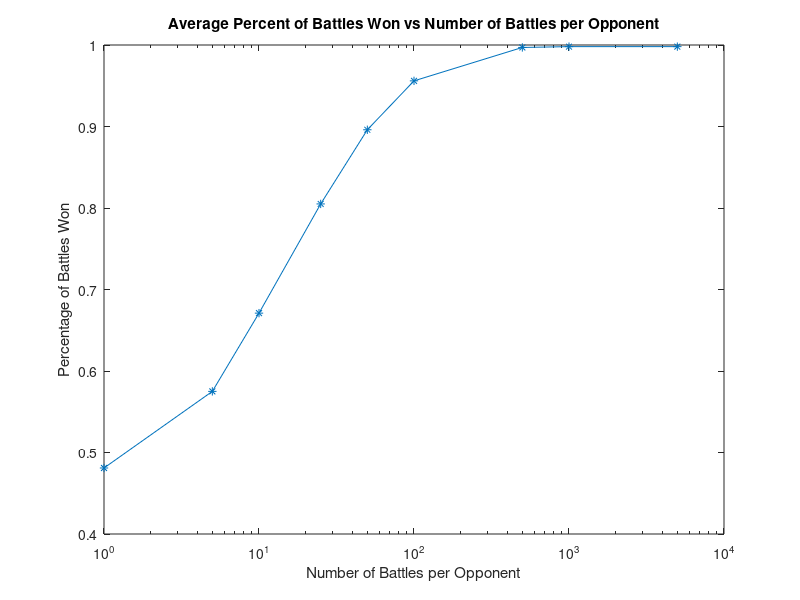

This figure's MATLAB source: (Note: this script raises an error after producing the figure.)
%Project 1
%Nadia Galindo Mendez
%Kochenderfer
%AA 228
x=[1 5 10 25 50 100 500 1000 5000];
%y=[0.482 0.557 0.61 0.6918 0.7969 0.85476 0.89426 0.9322 0.9326 0.9337 0.9386];
y=[0.481 0.575 0.671 0.805 0.896 0.956 0.997 0.998 0.998];
s=semilogx(x,y,'-*')
title('Average Percent of Battles Won vs Number of Battles per Opponent')
xlabel('Number of Battles per Opponent') 
ylabel('Percentage of Battles Won') 
s.Color=[0.4660 0.6740 0.1880]
ax = gca;
ax.FontSize = 16;